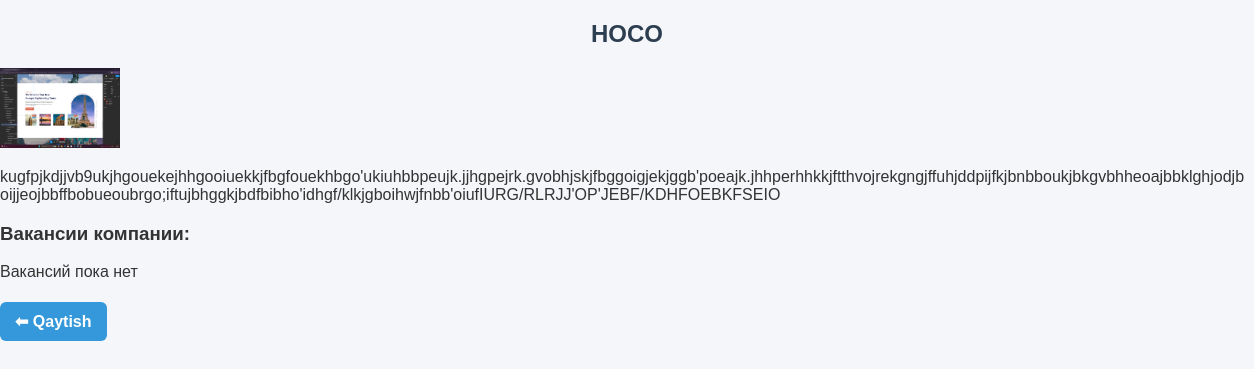
The app's page /api/companies/2/ (signed in), older data.
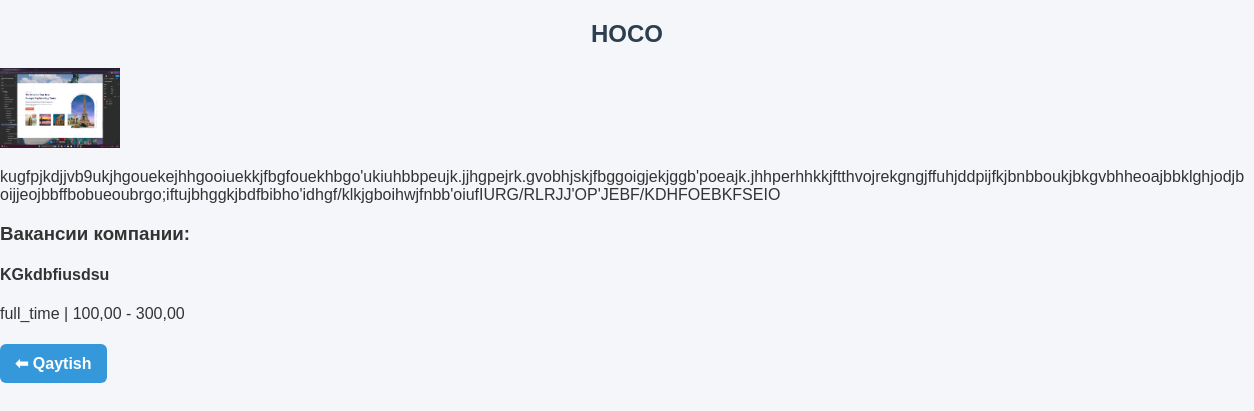
The same page, newer data.
### main/models.py (models this page shows, shortened)
class Job(models.Model):
    JOB_TYPES = (
        ("full_time", "Full time"),
        ("part_time", "Part time"),
        ("remote", "Remote"),
    )
    title = models.CharField(max_length=255)
    description = models.TextField()
    salary_min = models.DecimalField(max_digits=10, decimal_places=2)
    salary_max = models.DecimalField(max_digits=10, decimal_places=2)
    location = models.ManyToManyField(Location)
    job_type = models.CharField(max_length=20, choices=JOB_TYPES)
    company = models.ForeignKey(Company, on_delete=models.CASCADE)

### main/views.py (the view)
# urls.py: path('companies/<int:pk>/', company_detail, name='company_detail'),
def company_detail(request, pk):
    company = get_object_or_404(Company, pk=pk)
    return render(request, 'companies/company_detail.html', {'company': company})

### main/models.py (called while the page is built)
    def __str__(self):
        return f"{self.username}"

### templates/companies/company_detail.html (shortened to what this page needs)
{% load static %}
<!DOCTYPE html>
<html lang="uz">
<head>
  <link rel="stylesheet" href="{% static 'companies.css' %}">
</head>
<body>
  <h2>{{ company.name }}</h2>
  {% if company.logo %}
  <img src="{{ company.logo.url }}" width="120" alt="{{ company.name }} logotipi"><br>
  {% endif %}
  <p>{{ company.description }}</p>
  <h3>Вакансии компании:</h3>
  {% for job in company.job_set.all %}
  <div class="job-item">
    <h4>{{ job.title }}</h4>
    <p>{{ job.job_type }} | {{ job.salary_min }} - {{ job.salary_max }}</p>
  </div>
  {% empty %}
  <p>Вакансий пока нет</p>
  {% endfor %}
  <a href="{% url 'company_list' %}">⬅ Qaytish</a>
</body>
</html>

Row changes from the older to the newer data that the page shows:
added Job: title "KGkdbfiusdsu", job_type "full_time", salary_min "100,00", salary_max "300,00"
Text that changed along with them:
text no longer shown: "Вакансий пока нет"
